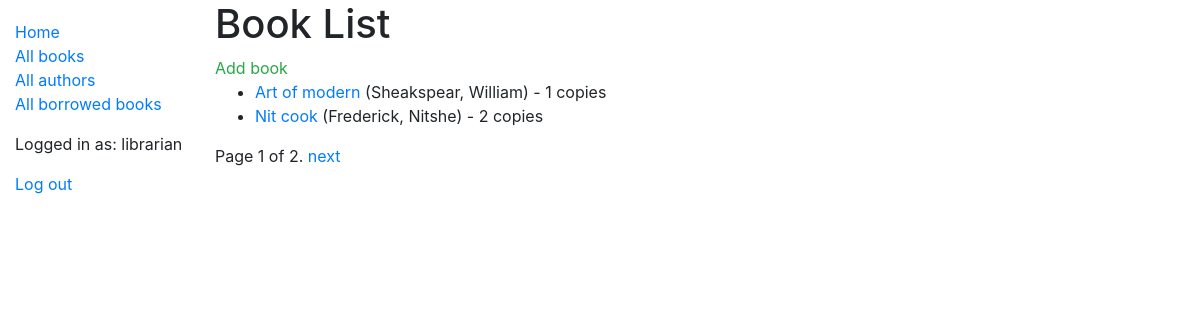
The app's page /catalog/books/ (signed in), older data.
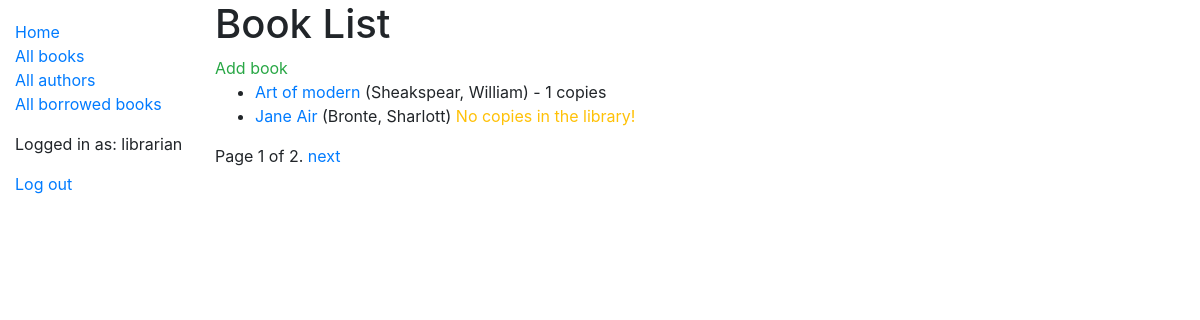
The same page, newer data.
### catalog/models.py (models this page shows, shortened)
class Book(models.Model):
    title = models.CharField(max_length=200)
    author = models.ForeignKey('Author', on_delete=models.SET_NULL, null=True)
    summary = models.TextField(max_length=1000, help_text='Enter a brief description of the book')
    isbn = models.CharField(
        'ISBN',
        max_length=13,
        help_text='13 Character <a href="https://www.isbn-international.org/content/what-isbn">ISBN number</a>'
    )
    genre = models.ManyToManyField('Genre', help_text='Select a genre for this book')
    language = models.ForeignKey('Language', on_delete=models.SET_NULL, null=True)
    def get_absolute_url(self):
        return reverse('book-detail', args=[str(self.id)])
    def display_genre(self):
        return ', '.join(genre.name for genre in self.genre.all()[:3])
    class Meta:
        ordering = ['title','author']
        permissions = (
            ("can_edit_books", "Create, update, delete"),
        )
    display_genre.short_description = 'Genre'

class Author(models.Model):
    first_name = models.CharField(max_length=100)
    last_name = models.CharField(max_length=100)
    date_of_birth = models.DateField(blank=True, null=True)
    date_of_death = models.DateField('Died', blank=True, null=True)
    class Meta:
        ordering=['last_name','first_name']
        permissions = (
            ("can_edit_authors", "Create, update, delete"),
        )
    def __str__(self):
        return f'{self.last_name}, {self.first_name}'

### catalog/views.py (the view)
# urls.py: path('books/', views.BookListView.as_view(), name='books'),
class BookListView(LoginRequiredMixin, generic.ListView):
    model = Book
    paginate_by = 2

### catalog/templates/catalog/book_list.html
{% extends "base_generic.html" %}
{% block content %}
  <h1>Book List</h1>
  {% if perms.catalog.can_edit_books %}
  <a class='text-success' href="{% url 'book_create' %}">Add book</a>
  {% endif %}
  {% if book_list %}
  <ul>
    {% for book in book_list %}
      <li>
        <a href="{{ book.get_absolute_url }}">{{ book.title }}</a> ({{book.author}})
            {% if book.bookinstance_set.all.count %} - {{book.bookinstance_set.all.count}} copies
            {% else %} <span class='text-warning'>No copies in the library!</span>
            {% endif %}
      </li>
    {% endfor %}
  </ul>
  {% else %}
    <p>There are no books in the library.</p>
  {% endif %}
{% endblock %}

Row changes from the older to the newer data that the page shows:
no longer on this page (row unchanged): Book: title "Nit cook", author "Frederick, Nitshe", bookinstance_set.all.count "2"
added Book: title "Jane Air", author "Bronte, Sharlott", shows "No copies in the library!"
